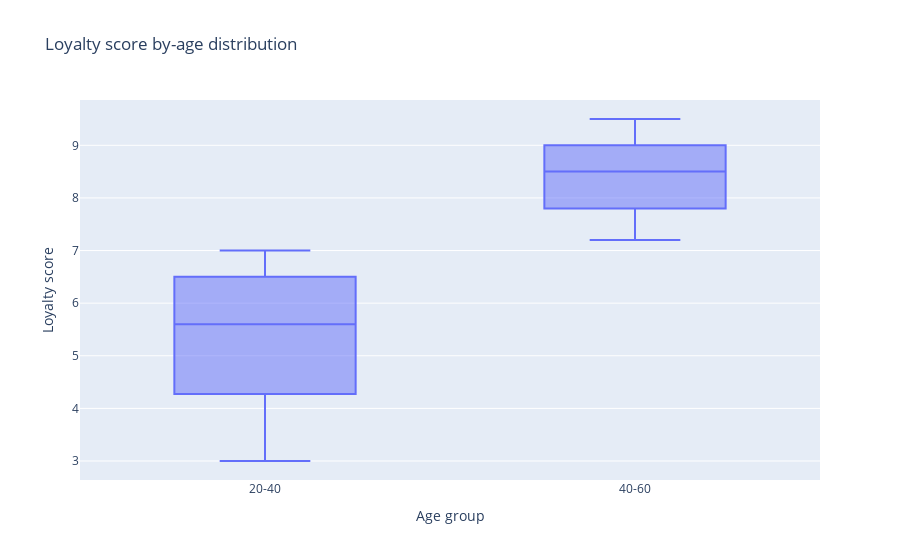

The notebook cell this image was saved under:
### Markdown cell above
4. Постройте box plot отображающий распределение уровня лояльности для людей до 20 лет, от 20 до 40, от 40 до 60 и старше 60 лет

### Code cell
df = df_all.copy()
df.loc[:, "type"] = df.apply(lambda x: "<20"
                             if x["age"] < 20
                             else "20-40"
                             if 20 <= x["age"] < 40
                             else "40-60"
                             if 40 <= x["age"] < 60
                             else ">60",
                             axis=1)

fig = go.Figure()
fig.add_trace(go.Box(x=df["type"],
                     y=df["loyalty_score"]))
fig.update_layout(title_text="Loyalty score by-age distribution",
                  xaxis_title="Age group",
                  yaxis_title="Loyalty score")

### Figure 1 — Plotly figure (JSON) as saved in the notebook; plotly's stock layout.template omitted (floating-point values rounded to 4 significant figures; data arrays with more than 128 entries replaced by an {"elided": "..."} marker saying what was removed)
{"data": [{"type": "box", "x": {"elided": "238 str values"}, "y": {"elided": "238 float values"}}], "layout": {"autosize": true, "title": {"text": "Loyalty score by-age distribution"}, "xaxis": {"autorange": true, "range": [-0.5, 1.5], "title": {"text": "Age group"}, "type": "category"}, "yaxis": {"autorange": true, "range": [2.639, 9.861], "title": {"text": "Loyalty score"}, "type": "linear"}}}
